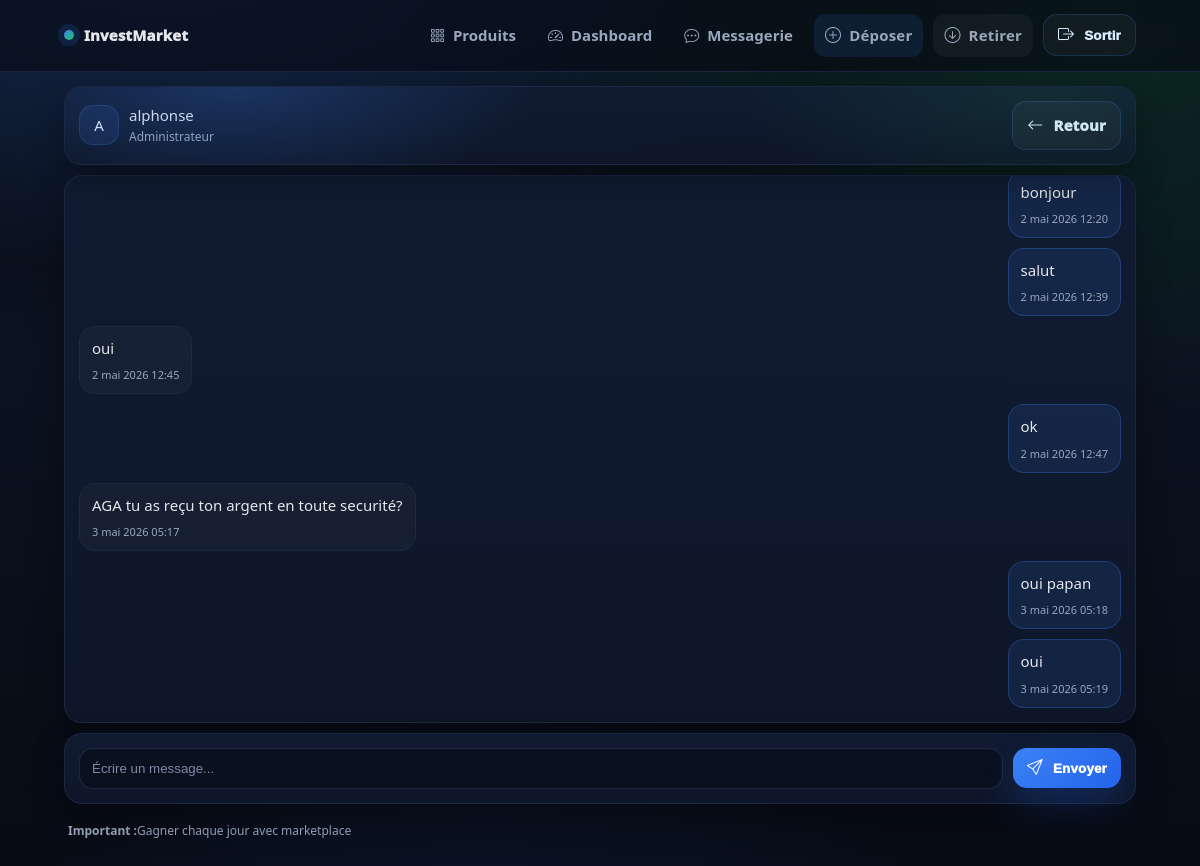
Page /messages/chat/1/ (signed in) on the committed database.
### messaging/models.py (models this page shows, shortened)
class Conversation(models.Model):
    user = models.ForeignKey(
        settings.AUTH_USER_MODEL,
        on_delete=models.CASCADE,
        related_name="conversations_as_user",
    )
    admin = models.ForeignKey(
        settings.AUTH_USER_MODEL,
        on_delete=models.CASCADE,
        related_name="conversations_as_admin",
    )
    last_message_at = models.DateTimeField(null=True, blank=True)
    last_message_preview = models.CharField(max_length=160, blank=True)
    created_at = models.DateTimeField(auto_now_add=True)
    class Meta:
        unique_together = ("user", "admin")
        ordering = ["-last_message_at", "-created_at"]

class Message(models.Model):
    conversation = models.ForeignKey(Conversation, on_delete=models.CASCADE, related_name="messages")
    sender = models.ForeignKey(settings.AUTH_USER_MODEL, on_delete=models.CASCADE, related_name="sent_messages")
    body = models.TextField(max_length=2000)
    created_at = models.DateTimeField(auto_now_add=True)
    read_at = models.DateTimeField(null=True, blank=True)
    class Meta:
        ordering = ["created_at"]

### messaging/views.py (the view)
# urls.py: path("chat/<int:conv_id>/", views.chat, name="msg_chat"),
@login_required
def chat(request, conv_id: int):
    conv = get_object_or_404(Conversation.objects.select_related("admin", "user"), pk=conv_id)
    if conv.user_id != request.user.id:
        return HttpResponseForbidden("Accès interdit")
    conv.messages.filter(sender_id=conv.admin_id, read_at__isnull=True).update(read_at=timezone.now())
    chat_messages = list(conv.messages.select_related("sender").order_by("-created_at")[:80])
    chat_messages.reverse()
    return render(request, "messaging/chat.html", {"conv": conv, "chat_messages": chat_messages})

### templates/messaging/chat.html (shortened to what this page needs)
{% extends "base.html" %}
{% load static %}
{% block content %}
<section class="chat-shell reveal" data-chat
         data-conv-id="{{ conv.id }}"
         data-poll-url="{% url 'msg_api_poll' conv.id %}"
         data-send-url="{% url 'msg_api_send' conv.id %}">
  <div class="chat-head card glow">
    <div class="chat-head-left">
      <div class="chat-avatar">{{ conv.admin.username|slice:":1"|upper }}</div>
      <div>
        <div style="font-weight:1100">{{ conv.admin.username }}</div>
        <div class="muted" style="font-size:12px">Administrateur</div>
      </div>
    </div>
    <a class="btn btn-outline" href="{% url 'msg_threads' %}">
      <i class="bi bi-arrow-left"></i> Retour
    </a>
  </div>
  <div class="chat-body card" id="chatBody">
    {% for m in chat_messages %}
      {% if m.sender_id == request.user.id %}
        <div class="bubble bubble-me">
          <div class="bubble-text">{{ m.body }}</div>
          <div class="bubble-time">{{ m.created_at }}</div>
        </div>
      {% else %}
        <div class="bubble bubble-admin">
          <div class="bubble-text">{{ m.body }}</div>
          <div class="bubble-time">{{ m.created_at }}</div>
        </div>
      {% endif %}
    {% endfor %}
  </div>
  <form class="chat-input card" id="chatForm">
    <input type="text" name="body" id="chatText" placeholder="Écrire un message..." maxlength="2000" autocomplete="off" required>
    <button class="btn" type="submit"><i class="bi bi-send"></i> Envoyer</button>
  </form>
</section>
{% endblock %}

### static/css/styles.css (style rules this page uses)
:root { --bg: #070b14; --bg2:#0b1220; --card:#0f172a; --card2:#111c33; --text:#e5e7eb; --muted:#9aa7bd; --primary:#3b82f6; --primary2:#2563eb; --soft:#0b1f3a; --border:#1f2a44; --border2:#223152; --success:#22c55e; --warning:#f59e0b; --danger:#ef4444; --radius:18px; --radius-sm:14px; --shadow: 0 20px 60px rgba(0,0,0,.45); --shadow-soft: 0 14px 34px rgba(0,0,0,.32); --ring: 0 0 0 4px rgba(59,130,246,.20); }
* { box-sizing:border-box }
html,body { height:100% }
body { margin:0; font-family: system-ui, -apple-system, Segoe UI, Roboto, Arial; color:var(--text); font-size:15px; line-height:1.55; background: radial-gradient(1200px 600px at 14% -10%, rgba(59,130,246,.30) 0%, transparent 60%), radial-gradient(1100px 700px at 92% 0%, rgba(34,197,94,.16) 0%, transparent 58%), radial-gradient(900px 600px at 40% 120%, rgba(37,99,235,.14) 0%, transparent 60%), linear-gradient(180deg, var(--bg) 0%, var(--bg2) 40%, var(--bg) 100%); }
.muted { color:var(--muted) }
.btn { display:inline-flex; align-items:center; justify-content:center; gap:10px; padding:11px 14px; border-radius:14px; background: linear-gradient(135deg, var(--primary), var(--primary2)); color:#fff; text-decoration:none; border:0; cursor:pointer; font-weight:1000; letter-spacing:.2px; box-shadow: 0 16px 36px rgba(37,99,235,.25); transition: transform .12s ease, filter .12s ease; }
.btn i { font-size:16px }
.btn-outline { background: rgba(255,255,255,.04); color: #dbeafe; border:1px solid rgba(59,130,246,.22); box-shadow:none; }
.card { background: linear-gradient(180deg, rgba(17,28,51,.94), rgba(15,23,42,.94)); border:1px solid rgba(31,42,68,.9); border-radius: var(--radius); padding:14px; box-shadow: var(--shadow-soft); }
.card.glow { position:relative; overflow:hidden; }
.card.glow:before { content:""; position:absolute; inset:-2px; background: radial-gradient(460px 180px at 16% 0%, rgba(59,130,246,.24), transparent 65%), radial-gradient(460px 180px at 90% 10%, rgba(34,197,94,.10), transparent 62%); pointer-events:none; }
.reveal { opacity:1; transform:none; }
html.motion .reveal { opacity:0; transform: translateY(10px); transition: opacity .45s ease, transform .45s ease; }
html.motion .reveal.is-visible { opacity:1; transform: translateY(0); }
input, select, textarea { width:100%; padding:12px 12px; border-radius:14px; border:1px solid rgba(31,42,68,.95); background: rgba(7,11,20,.55); color: var(--text); outline:none; transition: box-shadow .14s ease, border-color .14s ease; }
input::placeholder, textarea::placeholder { color:#7c8aa5 }
.chat-shell { display:grid; gap:10px; }
.chat-head { display:flex; align-items:center; justify-content:space-between; gap:10px; }
.chat-head-left { display:flex; align-items:center; gap:10px; }
.chat-avatar { width:40px;height:40px; border-radius:14px; display:flex; align-items:center; justify-content:center; font-weight:1100; color:#dbeafe; background: rgba(59,130,246,.12); border:1px solid rgba(59,130,246,.22); }
.chat-body { height: 62vh; overflow:auto; display:flex; flex-direction:column; gap:10px; }
.chat-input { position: sticky; bottom: 10px; display:flex; gap:10px; align-items:center; }
.chat-input input { flex:1; }
.bubble { max-width: 84%; padding:10px 12px; border-radius:16px; border:1px solid rgba(31,42,68,.92); background: rgba(255,255,255,.03); }
.bubble-time { margin-top:6px; font-size:11px; color: var(--muted); }
.bubble-me { align-self:flex-end; border-color: rgba(59,130,246,.28); background: rgba(59,130,246,.12); }
.bubble-admin { align-self:flex-start; }

### rows in the picture
Conversation: admin.username "A", admin.username "alphonse"
Message: body "bonjour", created_at "2 mai 2026 12:20"
Message: body "salut", created_at "2 mai 2026 12:39"
Message: body "oui", created_at "2 mai 2026 12:45"
Message: body "ok", created_at "2 mai 2026 12:47"
Message: body "AGA tu as reçu ton argent en toute securité?", created_at "3 mai 2026 05:17"
Message: body "oui papan", created_at "3 mai 2026 05:18"
Message: body "oui", created_at "3 mai 2026 05:19"
